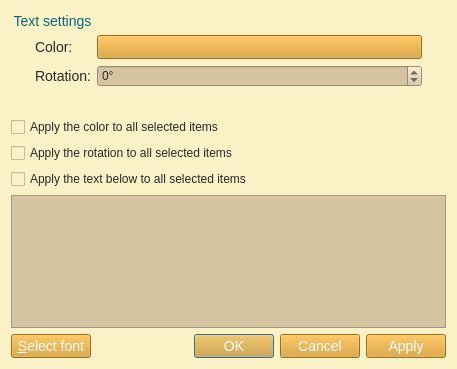
<?xml version="1.0" encoding="UTF-8"?>
<ui version="4.0">
 <class>TextEditorDialog</class>
 <widget class="QDialog" name="TextEditorDialog">
  <property name="geometry">
   <rect>
    <x>0</x>
    <y>0</y>
    <width>457</width>
    <height>369</height>
   </rect>
  </property>
  <property name="windowTitle">
   <string>Text editor</string>
  </property>
  <property name="styleSheet">
   <string notr="true">QWidget{
	background-color: #fbf1c7;
}
QMenuBar::item{
	background-color: #fbf1c7;
}
QDockWidget::title{
	background: #d5c4a1;
	padding-left: 5px;
}
QDockWidget, QMenuBar{
    color: #282828;
    font: bold 14px;
}
QTextEdit, QPlainTextEdit, QLineEdit, QSpinBox, QComboBox {
  background-color: #d5c4a1;
  color: #282828;
}
QTextEdit#uiConsoleTextEdit {
  background-color: #fbf1c7;
  color: #282828;
  font: 13px;
}
QTabWidget {
	font: 14px;
	border-top: 2px;
}
QTabBar::tab {
    background: #d5c4a1;
    color: #282828;
    min-width: 8ex;
    padding: 2px;
	border-top-right-radius: 6px;
	border-top-left-radius: 6px;
}
QTabBar::tab:selected {
    background: #458588;
	color: #FFFFFF;
}
QGroupBox {
    color: #076678;
    font: 14px;
    padding: 15px;
    border-style: none;
}
QMainWindow::separator {
	background: #d5c4a1;
	width: 1px;
	height: 1px;
}
QComboBox {
	selection-background-color: #458588;
	selection-color: #FFFFFF;
}

QToolBar{
	background: #d5c4a1;
	border: 0px;
}
QPushButton {
	background-color: #d79921;
    color: #FFFFFF;
	font: 14px;
}
QToolButton {
	background-color: #d79921;
    color: #FFFFFF;
	font: 14px;
}
QTreeWidget, QListWidget {
	background-color: #fbf1c7;
	color: #282828;
    alternate-background-color: #d5c4a1; 
	font: 14px;
}
QTreeWidget#uiTreeWidget {
	background-color: #d5c4a1;
	color: #282828;
	font: bold 16px;
}
QTreeWidget::item:selected, QTreeWidget::item:hover, QMenu::item:selected,QToolButton::hover,QPushButton::hover,QTabBar::tab:hover {
	background-color: #458588;
	color: #FFFFFF;
}
QMenu {
	background-color: #fbf1c7;
    color: #282828;
}
QLabel {
	color: #282828;
	font: 14px;
}
QLabel#uiTitleLabel {
	color: #282828;
	font: bold 16px;
}

QAbstractScrollArea::corner {
    background: #fbf1c7;
}
QScrollBar::handle:horizontal {
    background: #d5c4a1;
    min-width: 20px;
}
QScrollBar::handle:vertical {
    background: #d5c4a1;
    min-width: 20px;
}
QScrollBar:vertical {
    width: 6px;
}
QScrollBar:horizontal {
    height: 6px;
}
QScrollBar::up-arrow:vertical, QScrollBar::down-arrow:vertical, QScrollBar::down-arrow:horizontal, QScrollBar::up-arrow:horizontal { 
	border: 0px;
    height: 0px; 
    width: 0px; 
}
         
QScrollBar::add-page:horizontal, QScrollBar::sub-page:horizontal, QScrollBar::add-page:vertical, QScrollBar::sub-page:vertical {
  background: none
}
QStatusBar {
	background-color: #d5c4a1;
	color: #282828;
}

QRadioButton, QCheckBox {
  color: #282828;
}
QRadioButton::disabled, QCheckBox::disabled {
  color: gray;
}


</string>
  </property>
  <property name="modal">
   <bool>true</bool>
  </property>
  <layout class="QVBoxLayout" name="verticalLayout">
   <item>
    <widget class="QGroupBox" name="uiTextSettingsGroupBox">
     <property name="title">
      <string>Text settings</string>
     </property>
     <layout class="QGridLayout" name="gridLayout">
      <item row="0" column="0">
       <widget class="QLabel" name="uiColorLabel">
        <property name="text">
         <string>Color:</string>
        </property>
       </widget>
      </item>
      <item row="0" column="1">
       <widget class="QPushButton" name="uiColorPushButton">
        <property name="text">
         <string/>
        </property>
       </widget>
      </item>
      <item row="2" column="0">
       <widget class="QLabel" name="uiRotationLabel">
        <property name="text">
         <string>Rotation:</string>
        </property>
       </widget>
      </item>
      <item row="2" column="1">
       <widget class="QSpinBox" name="uiRotationSpinBox">
        <property name="sizePolicy">
         <sizepolicy hsizetype="Expanding" vsizetype="Fixed">
          <horstretch>0</horstretch>
          <verstretch>0</verstretch>
         </sizepolicy>
        </property>
        <property name="toolTip">
         <string>Rotation can be ajusted on the scene for a selected item while
editing (notes only) with ALT and '+' (or P) / ALT and '-' (or M)</string>
        </property>
        <property name="suffix">
         <string>°</string>
        </property>
        <property name="minimum">
         <number>-360</number>
        </property>
        <property name="maximum">
         <number>360</number>
        </property>
       </widget>
      </item>
     </layout>
    </widget>
   </item>
   <item>
    <widget class="QCheckBox" name="uiApplyColorToAllItemsCheckBox">
     <property name="text">
      <string>Apply the color to all selected items</string>
     </property>
    </widget>
   </item>
   <item>
    <widget class="QCheckBox" name="uiApplyRotationToAllItemsCheckBox">
     <property name="text">
      <string>Apply the rotation to all selected items</string>
     </property>
    </widget>
   </item>
   <item>
    <widget class="QCheckBox" name="uiApplyTextToAllItemsCheckBox">
     <property name="text">
      <string>Apply the text below to all selected items</string>
     </property>
    </widget>
   </item>
   <item>
    <widget class="QPlainTextEdit" name="uiPlainTextEdit"/>
   </item>
   <item>
    <layout class="QHBoxLayout" name="horizontalLayout">
     <item>
      <widget class="QPushButton" name="uiFontPushButton">
       <property name="text">
        <string>&amp;Select font</string>
       </property>
      </widget>
     </item>
     <item>
      <spacer name="horizontalSpacer">
       <property name="orientation">
        <enum>Qt::Horizontal</enum>
       </property>
       <property name="sizeHint" stdset="0">
        <size>
         <width>40</width>
         <height>20</height>
        </size>
       </property>
      </spacer>
     </item>
     <item>
      <widget class="QDialogButtonBox" name="uiButtonBox">
       <property name="orientation">
        <enum>Qt::Horizontal</enum>
       </property>
       <property name="standardButtons">
        <set>QDialogButtonBox::Apply|QDialogButtonBox::Cancel|QDialogButtonBox::Ok</set>
       </property>
      </widget>
     </item>
    </layout>
   </item>
   <item>
    <spacer name="verticalSpacer">
     <property name="orientation">
      <enum>Qt::Vertical</enum>
     </property>
     <property name="sizeHint" stdset="0">
      <size>
       <width>20</width>
       <height>40</height>
      </size>
     </property>
    </spacer>
   </item>
  </layout>
 </widget>
 <resources>
  <include location="../../resources/resources.qrc"/>
 </resources>
 <connections>
  <connection>
   <sender>uiButtonBox</sender>
   <signal>accepted()</signal>
   <receiver>TextEditorDialog</receiver>
   <slot>accept()</slot>
   <hints>
    <hint type="sourcelabel">
     <x>248</x>
     <y>254</y>
    </hint>
    <hint type="destinationlabel">
     <x>157</x>
     <y>274</y>
    </hint>
   </hints>
  </connection>
  <connection>
   <sender>uiButtonBox</sender>
   <signal>rejected()</signal>
   <receiver>TextEditorDialog</receiver>
   <slot>reject()</slot>
   <hints>
    <hint type="sourcelabel">
     <x>316</x>
     <y>260</y>
    </hint>
    <hint type="destinationlabel">
     <x>286</x>
     <y>274</y>
    </hint>
   </hints>
  </connection>
 </connections>
</ui>
